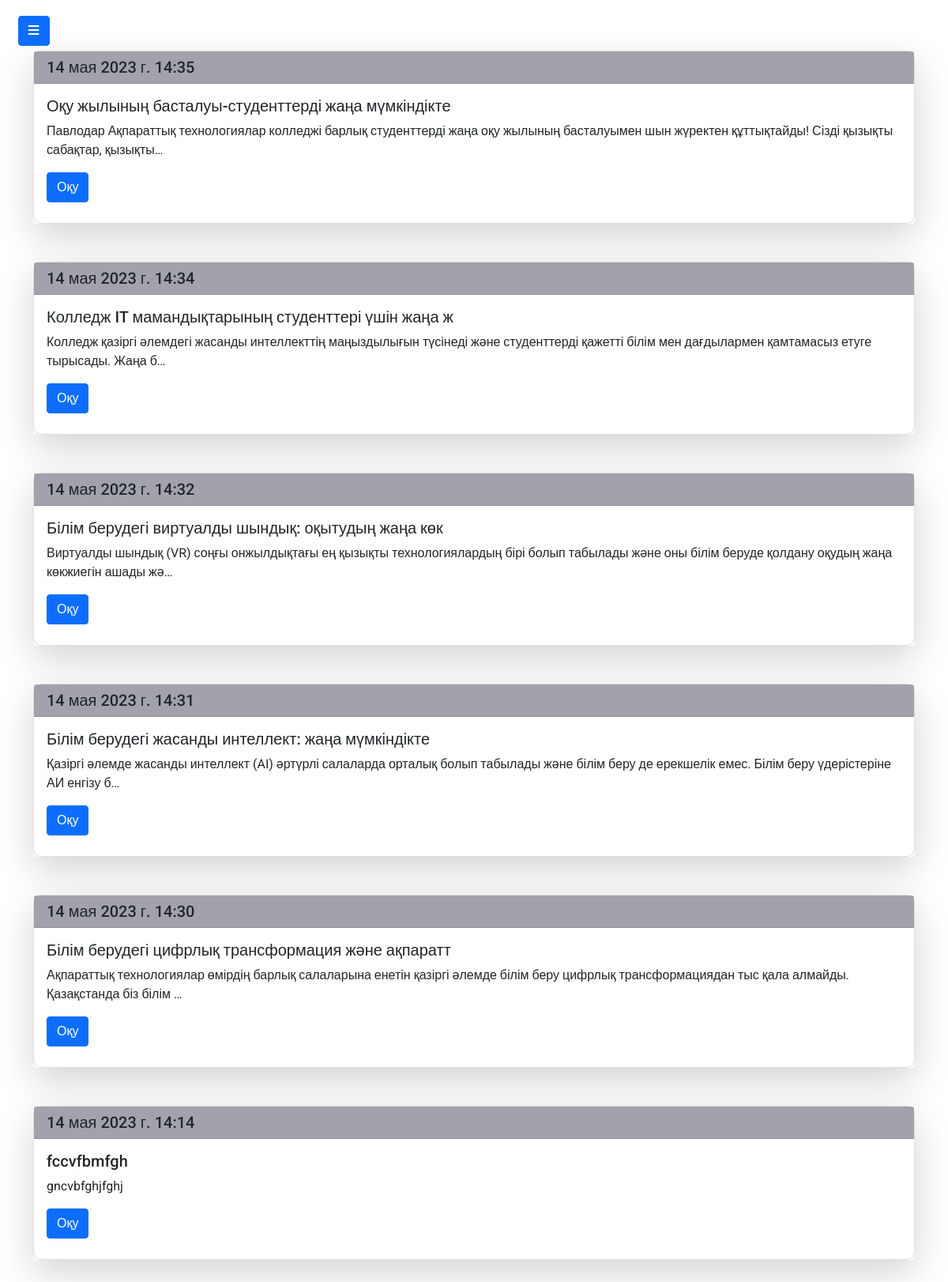
The page / on the database its author committed.
### college_app/models.py (models this page shows)
class News(models.Model):
	title = models.CharField(max_length=50)
	text = models.TextField()
	image = models.ImageField(upload_to="news", null=True, blank=True, width_field="")
	datetime = models.DateTimeField(auto_now_add=True)
	class Meta:
		verbose_name = 'Жаңалықтар'
		verbose_name_plural = 'Жаңалықтар'

### college_app/views.py (the view)
# urls.py: path('', views.News.as_view(), name='news_page'),
class News(ListView):
	model = models.News
	template_name = 'news.html'
	context_object_name = 'news'
	def get_queryset(self):
		queryset = super().get_queryset()
		return queryset.order_by('-id')

### college_app/context_processor.py (called while the page is built)
def student(request):
    if request.user.is_authenticated:
        user_id = request.user.id
        group_id = request.user.group_student_id
        student_info = get_object_or_404(models.Student, id=user_id)
        group = models.GroupStudent.objects.filter(id=group_id)
        context = {'student_info': student_info, 'groups': group}
    else:
        context = {}
    return context

### templates/news.html
{% extends 'base.html' %}
{% load static %}
{% block css_add %}
    <link rel="stylesheet" href="{% static 'css/news.css' %}"/>
{% endblock css_add %}
{% block content %}
<div class="news_block">
    <div class="container">
        {% for new in news %}
        <div class="shadow-lg mb-5 bg-white rounded">
            <div class="card my-3">
                <h5 class="card-header">{{new.datetime}}</h5>
                <div class="card-body">
                <h5 class="card-title">{{new.title}}</h5>
                <p class="card-text">{{new.text|truncatechars:'150'}}</p>
                <a href="{% url 'news_detail_page' new.pk %}" class="btn btn-primary">Оқу</a>
                </div>
            </div>
        </div>
        {% endfor %}
    </div>
</div>
{% endblock content %}

### static/css/style.css (style rules this page uses)
body { background-color: var(--white); font-family: 'Roboto', sans-serif; }
:root { --white: #ffffff; }
* { margin: 0; padding: 0; user-select: none; box-sizing: border-box; }

### static/css/news.css (style rules this page uses)
.card { border-radius: 10px; padding-bottom: 10px; }
.card-header { background-color: rgb(162, 162, 172); }
.news_block { margin-top: 4rem; }

### rows shown on the page
News: datetime "14 мая 2023 г. 14:35", title "Оқу жылының басталуы-студенттерді жаңа мүмкіндікте", text "Павлодар Ақпараттық технологиялар колледжі барлық студенттерді жаңа оқу жылының басталуымен шын жүректен құттықтайды! Сізді қызықты сабақтар, қызықты…"
News: datetime "14 мая 2023 г. 14:34", title "Колледж IT мамандықтарының студенттері үшін жаңа ж", text "Колледж қазіргі әлемдегі жасанды интеллекттің маңыздылығын түсінеді және студенттерді қажетті білім мен дағдылармен қамтамасыз етуге тырысады. Жаңа б…"
News: datetime "14 мая 2023 г. 14:32", title "Білім берудегі виртуалды шындық: оқытудың жаңа көк", text "Виртуалды шындық (VR) соңғы онжылдықтағы ең қызықты технологиялардың бірі болып табылады және оны білім беруде қолдану оқудың жаңа көкжиегін ашады жә…"
News: datetime "14 мая 2023 г. 14:31", title "Білім берудегі жасанды интеллект: жаңа мүмкіндікте", text "Қазіргі әлемде жасанды интеллект (AI) әртүрлі салаларда орталық болып табылады және білім беру де ерекшелік емес. Білім беру үдерістеріне АИ енгізу б…"
News: datetime "14 мая 2023 г. 14:30", title "Білім берудегі цифрлық трансформация және ақпаратт", text "Ақпараттық технологиялар өмірдің барлық салаларына енетін қазіргі әлемде білім беру цифрлық трансформациядан тыс қала алмайды. Қазақстанда біз білім …"
News: datetime "14 мая 2023 г. 14:14", title "fccvfbmfgh", text "gncvbfghjfghj"
